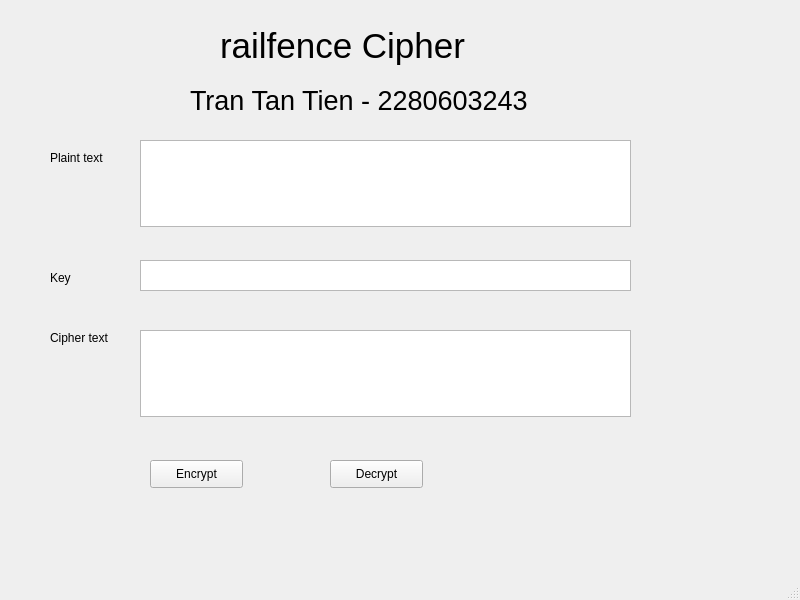
<?xml version="1.0" encoding="UTF-8"?>
<ui version="4.0">
 <class>MainWindow</class>
 <widget class="QMainWindow" name="MainWindow">
  <property name="geometry">
   <rect>
    <x>0</x>
    <y>0</y>
    <width>800</width>
    <height>600</height>
   </rect>
  </property>
  <property name="windowTitle">
   <string>MainWindow</string>
  </property>
  <widget class="QWidget" name="centralwidget">
   <widget class="QLabel" name="label">
    <property name="geometry">
     <rect>
      <x>220</x>
      <y>0</y>
      <width>371</width>
      <height>91</height>
     </rect>
    </property>
    <property name="font">
     <font>
      <pointsize>26</pointsize>
     </font>
    </property>
    <property name="text">
     <string>railfence Cipher</string>
    </property>
   </widget>
   <widget class="QLabel" name="label_2">
    <property name="geometry">
     <rect>
      <x>50</x>
      <y>150</y>
      <width>55</width>
      <height>16</height>
     </rect>
    </property>
    <property name="text">
     <string>Plaint text</string>
    </property>
   </widget>
   <widget class="QLabel" name="label_3">
    <property name="geometry">
     <rect>
      <x>50</x>
      <y>330</y>
      <width>71</width>
      <height>16</height>
     </rect>
    </property>
    <property name="text">
     <string>Cipher text</string>
    </property>
   </widget>
   <widget class="QLabel" name="label_4">
    <property name="geometry">
     <rect>
      <x>50</x>
      <y>270</y>
      <width>55</width>
      <height>16</height>
     </rect>
    </property>
    <property name="text">
     <string>Key</string>
    </property>
   </widget>
   <widget class="QTextEdit" name="txt_plaintext">
    <property name="geometry">
     <rect>
      <x>140</x>
      <y>140</y>
      <width>491</width>
      <height>87</height>
     </rect>
    </property>
   </widget>
   <widget class="QTextEdit" name="txt_key">
    <property name="geometry">
     <rect>
      <x>140</x>
      <y>260</y>
      <width>491</width>
      <height>31</height>
     </rect>
    </property>
   </widget>
   <widget class="QTextEdit" name="txt_ciphertext">
    <property name="geometry">
     <rect>
      <x>140</x>
      <y>330</y>
      <width>491</width>
      <height>87</height>
     </rect>
    </property>
   </widget>
   <widget class="QPushButton" name="btn_encrypt">
    <property name="geometry">
     <rect>
      <x>150</x>
      <y>460</y>
      <width>93</width>
      <height>28</height>
     </rect>
    </property>
    <property name="text">
     <string>Encrypt</string>
    </property>
   </widget>
   <widget class="QPushButton" name="btn_decrypt">
    <property name="geometry">
     <rect>
      <x>330</x>
      <y>460</y>
      <width>93</width>
      <height>28</height>
     </rect>
    </property>
    <property name="text">
     <string>Decrypt</string>
    </property>
   </widget>
   <widget class="QLabel" name="label_5">
    <property name="geometry">
     <rect>
      <x>190</x>
      <y>80</y>
      <width>461</width>
      <height>41</height>
     </rect>
    </property>
    <property name="font">
     <font>
      <pointsize>20</pointsize>
     </font>
    </property>
    <property name="text">
     <string>Tran Tan Tien - 2280603243</string>
    </property>
   </widget>
  </widget>
  <widget class="QMenuBar" name="menubar">
   <property name="geometry">
    <rect>
     <x>0</x>
     <y>0</y>
     <width>800</width>
     <height>26</height>
    </rect>
   </property>
  </widget>
  <widget class="QStatusBar" name="statusbar"/>
 </widget>
 <resources/>
 <connections/>
</ui>
